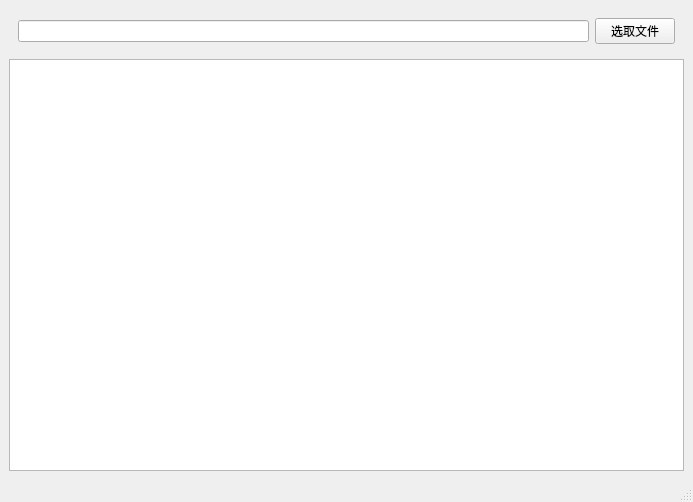
<?xml version="1.0" encoding="UTF-8"?>
<ui version="4.0">
 <class>MainWindow</class>
 <widget class="QMainWindow" name="MainWindow">
  <property name="geometry">
   <rect>
    <x>0</x>
    <y>0</y>
    <width>693</width>
    <height>502</height>
   </rect>
  </property>
  <property name="windowTitle">
   <string>MainWindow</string>
  </property>
  <widget class="QWidget" name="centralwidget">
   <layout class="QVBoxLayout" name="verticalLayout">
    <item>
     <widget class="QWidget" name="widget" native="true">
      <layout class="QHBoxLayout" name="horizontalLayout">
       <item>
        <widget class="QLineEdit" name="lineEdit"/>
       </item>
       <item>
        <widget class="QPushButton" name="pushButton">
         <property name="text">
          <string>选取文件</string>
         </property>
        </widget>
       </item>
      </layout>
     </widget>
    </item>
    <item>
     <widget class="QTextEdit" name="textEdit"/>
    </item>
   </layout>
  </widget>
  <widget class="QMenuBar" name="menubar">
   <property name="geometry">
    <rect>
     <x>0</x>
     <y>0</y>
     <width>693</width>
     <height>23</height>
    </rect>
   </property>
  </widget>
  <widget class="QStatusBar" name="statusbar"/>
 </widget>
 <resources/>
 <connections/>
</ui>
